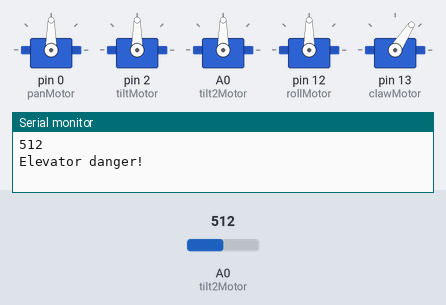
Bench run of a sketch on a simulated Arduino Uno, built with avr-gcc and run on an emulated ATmega328P. On the bench: 5 × servo, the last lines printed to the serial monitor. The inputs (shaded band) are chosen by the test bench; at power-on: A0 (tilt2Motor) = 512.

Above: at 2.2 s.
2.3 s: A0 (tilt2Motor) set to 411
7.4 s: A0 (tilt2Motor) set to 390
At 13.5 s:
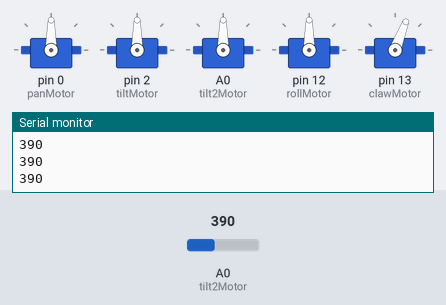
13.7 s: A0 (tilt2Motor) set to 410
20.1 s: A0 (tilt2Motor) set to 306
At 28.72 s:
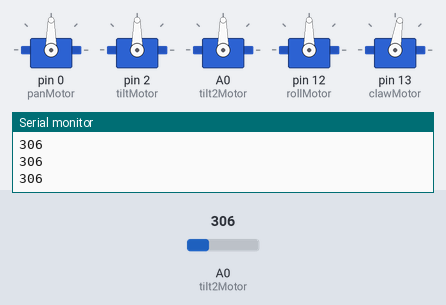
At 32.53 s:
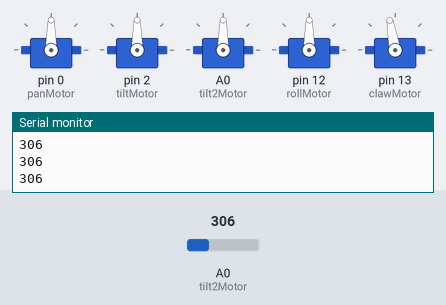
Timing chart, 0 to 46.1 s (numbered marks = the images above; inputs shaded):
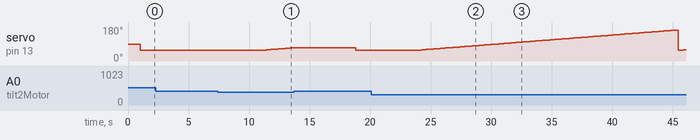

The sketch:

forceTest.ino
```cpp
//#include <ESP8266WiFi.h>
#include <Servo.h>
//#include <IRremoteESP8266.h>
//#include <IRsend.h>


const char* ssid = "Leung";
const char* password = "nathannatalie";
bool dialMode = false;
bool sliderMode = false;

Servo panMotor;
Servo tiltMotor;
Servo tilt2Motor;
Servo rollMotor;
Servo clawMotor;


const uint16_t kIrLed = 4;  // ESP8266 GPIO pin to use. Recommended: 4 (D2).

//IRsend irsend(kIrLed);  // Set the GPIO to be used to sending the message.

uint16_t HaierAC_power[71] = {9024, 4456,  620, 530,  592, 528,  590, 532,  594, 1628,
                        618, 1632,  616, 532,  592, 530,  590, 1634,  618, 1632,
                        618, 1630,  618, 1632,  618, 1630,  618, 530,  592, 1630,
                        620, 1630,  620, 530,  592, 1630,  618, 532,  592, 526,
                        590, 1632,  620, 1630,  616, 532,  592, 528,  592, 530,
                        592, 528,  592, 1630,  614, 1634,  618, 530,  588, 532,
                        594, 1628,  616, 1632,  622, 1628,  618, 42374,  9028,
                        2218,  622};  // NEC 19F69867

// Haier Temp Up
uint16_t HaierAC_tempUp[71] = {8994, 4486,  588, 560,  556, 564,  558, 564,  558, 1666,  586,
                        1664,  586, 562,  560, 560,  536, 1688,  582, 1666,  584, 1666,
                        586, 1664,  586, 1664,  582, 564,  562, 1662,  586, 1664,  586,
                        562,  556, 1666,  586, 562,  558, 1664,  562, 588,  560, 560,
                        562, 560,  558, 562,  558, 564,  560, 562,  558, 1668,  588, 558,
                        558, 1664,  584, 1664,  586, 1666,  584, 1664,  584, 1664,  586,
                        42406,  8968, 2280,  584};

// Haier Temp Down
uint16_t HaierAC_tempDown[71] = {8990, 4490,  556, 590,  558, 562,  558, 564,  560, 1664,  582, 1670,
                        582, 564,  556, 566,  530, 1660,  590, 1690,  584, 1666,  558, 1692,
                        582, 1668,  580, 564,  558, 1668,  584, 1664,  586, 564,  556, 1666,
                        584, 564,  554, 566,  560, 1666,  584, 562,  558, 564,  556, 566,
                        530, 588,  558, 564,  558, 1664,  584, 1668,  582, 566,  556, 1666,
                        558, 1690,  586, 1666,  582, 1664,  560, 42434,  8994, 2252,  586};

// Haier Fan
uint16_t HaierAC_fan[71] = {9002, 4480,  592, 556,  566, 554,  566, 556,  566, 1656,
                        588, 1660,  590, 560,  590, 532,  566, 1656,  590, 1658,
                        592, 1658,  592, 1658,  592, 1658,  590, 556,  562, 1664,
                        592, 1656,  612, 536,  590, 530,  562, 558,  562, 1660,
                        594, 556,  564, 558,  592, 528,  566, 556,  564, 558,
                        564, 1658,  592, 1656,  592, 558,  564, 1656,  590, 1660,
                        590, 1658,  594, 1658,  590, 1660,  592, 42402,  9026,
                        2222,  592};

// Haier Mode
uint16_t HaierAC_mode[73] = {8990, 4490,  580, 568,  550, 548,  576, 568,  550, 1672,
                        574, 1678,  578, 568,  556, 566,  554, 1668,  554, 1698,
                        604, 1644,  556, 1698,  574, 1672,  578, 568,  554, 1670,
                        580, 1668,  582, 566,  530, 592,  552, 568,  528, 594,
                        554, 1672,  576, 570,  526, 594,  552, 570,  530, 592,
                        528, 1694,  582, 1668,  578, 1670,  582, 564,  554, 1670,
                        584, 1666,  578, 1668,  556, 1698,  576, 42414,  8992, 2256,
                        580, 43920,  100};

float translateA0(int analogValue){
  float voltage;
  voltage = (float)(5.0/1024.0) * (float)analogValue;
  return voltage;
}
float translateVoltage(int analogValue){
  float motorPosition;
  motorPosition = (float)(180/5) * (float)translateA0(analogValue);
  motorPosition = round(motorPosition);
  return(motorPosition);
}
int processTiltPosition(int motorPosition){
  if (motorPosition < 53)motorPosition = 53;
  if (motorPosition > 135)motorPosition = 135;
  return motorPosition;
}
int processTilt2Position(int motorPosition){
  if (motorPosition < 30)motorPosition = 30;
  return motorPosition;
}
int processClawPosition(int motorPosition){
  if (motorPosition < 57)motorPosition = 57;
  return motorPosition;
}
bool elevatorDoor(){
  if(analogRead(A0) > 400){
    return true;
  }
  else{
    return false;
  }
}

//WiFiServer wifiServer(80);

void setup() {
  pinMode(LED_BUILTIN, OUTPUT);
  pinMode(A0, INPUT); //forceSensor
  pinMode(0, OUTPUT); //panMotor
  pinMode(2, OUTPUT); //tiltMotor
  pinMode(14, OUTPUT); //tilt2Motor
  pinMode(12, OUTPUT); //rollMotor
  pinMode(13, OUTPUT); //clawMotor

  panMotor.attach(0);
  tiltMotor.attach(2);
  tilt2Motor.attach(14);
  rollMotor.attach(12);
  clawMotor.attach(13);
  //irsend.begin();
  Serial.begin(115200);

  delay(1000);

  /*WiFi.begin(ssid, password);

  while (WiFi.status() != WL_CONNECTED) {
    delay(1000);
    Serial.println("Connecting..");
  }

  Serial.print("Connected to WiFi. IP:");
  Serial.println(WiFi.localIP());

  wifiServer.begin();
  */
}

void loop() {

  Serial.println(analogRead(A0));
  clawMotor.write(57);
  for (int i=57; i<165; i++){
    if (elevatorDoor() == true){
      Serial.println("Elevator danger!");
      delay(5000);
      break;
    }
    Serial.println(analogRead(A0));
    clawMotor.write(i);
    delay(200);
  }


  /*WiFiClient client = wifiServer.available();
  String command = "";
  String angle = "";
  if (client) {

    while (client.connected()) {
      if (dialMode == true){
        Serial.println(translateVoltage(analogRead(A0)));
        clawMotor.write(translateVoltage(analogRead(A0)));
        delay(10);
      }


      //Receive command that is new line terminated
      while (client.available()>0) {
        char c = client.read();
        if (c == '\n' || c  == '@') {
          if (c == '@'){
            Serial.write('\n');
          }
          break;
        }

        command += c;
        Serial.write(c);
      }
      //command gets processed
      if (command == "LED ON") {
        digitalWrite(LED_BUILTIN, LOW);
        Serial.println("We got the power !!");

      }else if (command == "LED OFF") {
        digitalWrite(LED_BUILTIN, HIGH);
        Serial.println("temperaturererrksj");

      }else if (command == "Open Claw") {
        clawMotor.write(92);
        Serial.println("Claw: Open");
      }else if (command == "Close Claw") {
        clawMotor.write(180);
        Serial.println("Claw: Closed");


      }else if (command == "Robot Home") {
        //irsend.sendRaw(HaierAC_mode, 73, 38);  // Send a raw data capture at 38kHz.
        panMotor.write(90);
        tiltMotor.write(100);
        tilt2Motor.write(123);
        rollMotor.write(111);
        clawMotor.write(180);

        Serial.println("robothomee");

      }else if (command == "Activate Slider") {

        sliderMode = true;
      }
      else if (command.substring(0,3) == "Pan"){
        if (sliderMode == true){
          int angle = (command.substring(6, command.length()+1)).toInt();
          panMotor.write(angle);
          Serial.println("Move Pan Motor to " + String(angle));
         }

      }
      else if (command.substring(0,5) == "Tilt2"){
        if (sliderMode == true){
          int angle = (command.substring(8, command.length()+1)).toInt();
          tilt2Motor.write(processTilt2Position(angle));
          Serial.println("Move to Tilt2 Motor to" + String(angle));
        }
      }

      else if (command.substring(0,4) == "Tilt"){
        if (sliderMode == true){
          int angle = (command.substring(7, command.length()+1)).toInt();
          tiltMotor.write(processTiltPosition(angle));
          Serial.println("Move Tilt Motor to " + String(angle));
        }

      }
      else if (command.substring(0,4) == "Roll"){
        if (sliderMode == true){
          int angle = (command.substring(7, command.length()+1)).toInt();
          rollMotor.write(angle);
          Serial.println("Move Roll Motor to " + String(angle));
        }

      }
      else if (command.substring(0,4) == "Claw"){
        if (sliderMode == true){
          int angle = (command.substring(7, command.length()+1)).toInt();
          clawMotor.write(processClawPosition(angle));
          Serial.println("Move Claw Motor to " + String(angle));
        }

      }

      else if (command == "Disable Sliders") {
        sliderMode = false;
        Serial.println("Sliders disabled");
      }
      else if (command == "Water Pump") {
        sliderMode = false;
        Serial.println("Water Pump");
        digitalWrite(4, HIGH);
        delay(2000);
        digitalWrite(4, LOW);
        delay(2000);
      }
      command = "";
      delay(10);
    }

    client.stop();
    Serial.println("Client disconnected");

  }
  */
}
```

Measured:
- the behaviour switches between 401 and 400 on A0 (tilt2Motor) (found by bisection; images 0 and 1)
- after the input at 7.4 s, servo on pin 13 (clawMotor): moves from 57° to 70° over 2.4 s, starting after 3.8 s
- after the input at 20.1 s, servo on pin 13 (clawMotor): 57° → 58° after 3.9 s, → 59° 0.20 s later, → 60° 0.20 s later, → 61° 0.20 s later, … (111 changes in this stretch)
